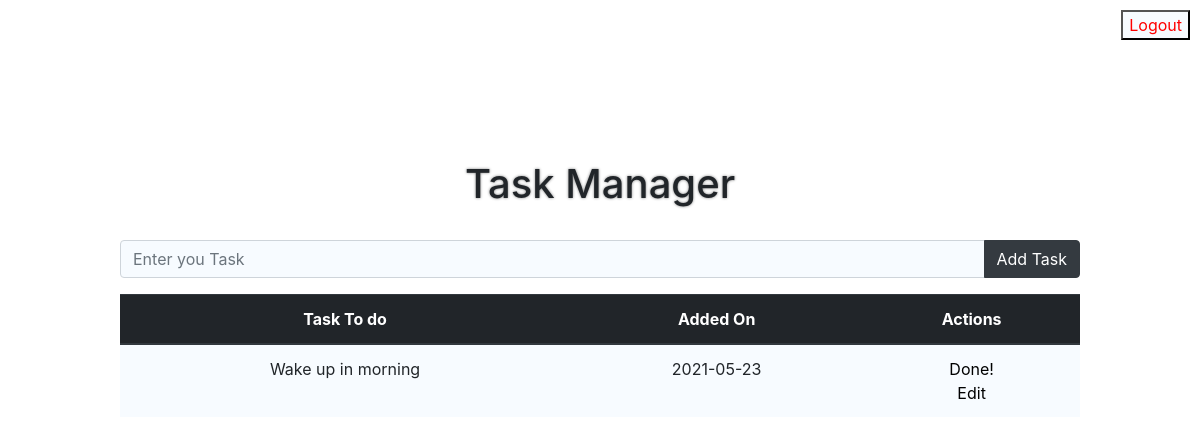
Before: / (signed in) with the older database file.
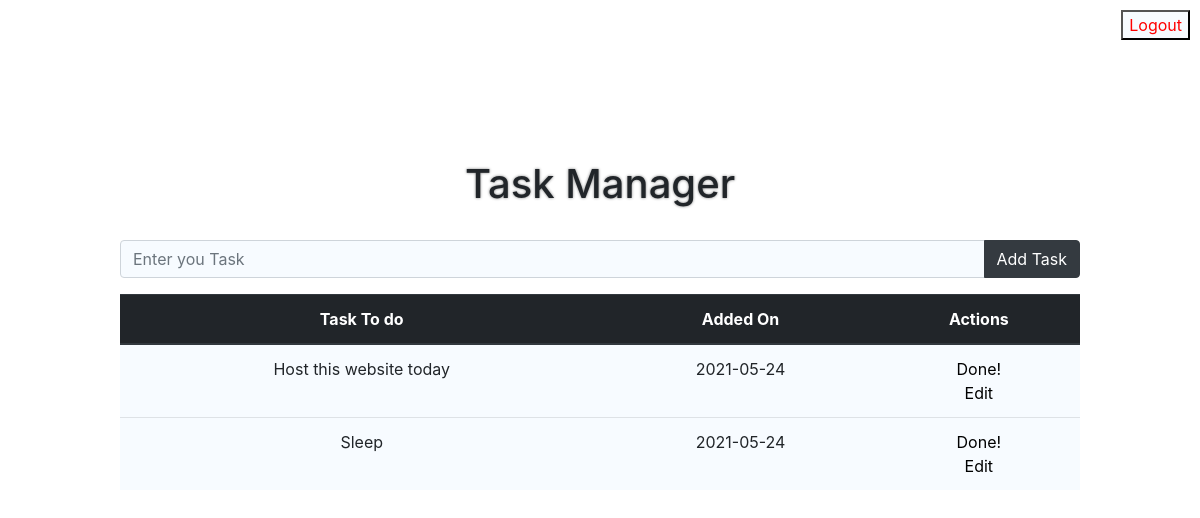
After: the same page with the newer database file.
### app.py (models this page shows, shortened)
class Todo(db.Model):
    id = db.Column(db.Integer, primary_key=True)
    user_id = db.Column(db.Integer)
    content = db.Column(db.String(300), nullable=False)
    date_created = db.Column(db.DateTime, default=datetime.utcnow)

### app.py (the view)
@ app.route('/', methods=['POST', 'GET'])
def home():
    if g.user:
        if request.method == 'POST':
            task_content = request.form['content']
            new_task = Todo(content=task_content, user_id=g.user.id)
            db.session.add(new_task)
            db.session.commit()
            return redirect('/')
        else:
            tasks = Todo.query.filter_by(
                user_id=g.user.id).order_by(Todo.date_created)
            return render_template("index.html", tasks=tasks)
    else:
        flash("You need to Login First")
        return redirect('/login')

### app.py (called while the page is built)
@ app.before_request
def before_request():
    g.user = None
    if 'user' in session:
        user = Users.query.filter_by(id=session['user']).first()
        g.user = user

### templates/index.html (shortened to what this page needs)
{% extends 'base.html' %}
{% block content %}
<p><br></p>
<h1>Task Manager</h1>
<br>
<form method="POST", action="/">
    <div class="input-group mb-3">
        <input type="text" class="form-control" placeholder="Enter you Task" aria-label="Task" aria-describedby="basic-addon2" name="content" minlength="1">
        <div class="input-group-append">
            <button class="btn btn-dark" type="submit">Add Task</button>
        </div>
    </div>
</form>
<form align="right" name="form1" method="POST" action="/logout">
    <label class="logoutLblPos">
    <input name="submit2" type="submit" id="submit2" value="Logout" style="background: rgb(240, 248, 255, 0.5); color: red;">
    </label>
  </form>
    <table class="table">
        <thead class="thead-dark">
            <tr>
                <th>Task To do</th>
                <th>Added On</th>
                <th>Actions</th>
            </tr>
        </thead>
        {% for task in tasks %}
        <tr>
            <td>{{ task.content }}</td>
            <td>{{ task.date_created.date() }}</td>
            <td>
                <a style="color: black;" href="/delete/{{task.id}}">Done!</a>
                <br>
                <a style="color: black;" href="/update/{{task.id}}">Edit</a>
            </td>
        </tr>
        {% endfor %}
    </table>
    <p><br></p>
{% endblock %}

### templates/base.html (shortened to what this page needs)
<!DOCTYPE html>
<html lang="en">
<head>
    <link rel="stylesheet" href="https://maxcdn.bootstrapcdn.com/bootstrap/4.0.0/css/bootstrap.min.css">
    <link rel="stylesheet" href="{{ url_for('static',filename='css/main.css') }}">
</head>
<body style="background-image: url(https://images.pexels.com/photos/5717479/pexels-photo-5717479.jpeg?auto=compress&cs=tinysrgb&dpr=2&h=650&w=940);
background-repeat: no-repeat;
background-size:auto;">
    {% block content %} {% endblock %}
</body>
</html>

### static/css/main.css (style rules this page uses)
body { text-align: center; margin: 10%; }
a { margin: 4px; }
h1 { text-shadow: 0 0 3px grey; }
.table { background: rgb(240, 248, 255, 0.5); }
.form-control { background: rgb(240, 248, 255, 0.5); }
.logoutLblPos { position: fixed; right: 10px; top: 10px; }

Changed rows visible on the page:
removed Todo: content "Wake up in morning", date_created "2021-05-23"
added Todo: content "Host this website today", date_created "2021-05-24"
added Todo: content "Sleep", date_created "2021-05-24"
